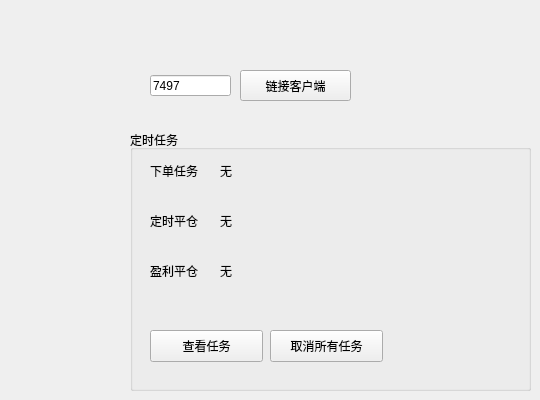
    <widget class="QWidget" name="tab1">
     <attribute name="title">
      <string>连接客户端</string>
     </attribute>
     <widget class="QPushButton" name="btnConnect">
      <property name="geometry">
       <rect>
        <x>240</x>
        <y>70</y>
        <width>111</width>
        <height>31</height>
       </rect>
      </property>
      <property name="text">
       <string>链接客户端</string>
      </property>
     </widget>
     <widget class="QLineEdit" name="inputPort">
      <property name="geometry">
       <rect>
        <x>150</x>
        <y>75</y>
        <width>81</width>
        <height>21</height>
       </rect>
      </property>
      <property name="text">
       <string>7497</string>
      </property>
     </widget>
     <widget class="QGroupBox" name="groupBox_2">
      <property name="geometry">
       <rect>
        <x>130</x>
        <y>130</y>
        <width>401</width>
        <height>261</height>
       </rect>
      </property>
      <property name="title">
       <string>定时任务</string>
      </property>
      <widget class="QLabel" name="label_17">
       <property name="geometry">
        <rect>
         <x>20</x>
         <y>30</y>
         <width>61</width>
         <height>21</height>
        </rect>
       </property>
       <property name="text">
        <string>下单任务</string>
       </property>
      </widget>
      <widget class="QPushButton" name="btn_cancel_all_schedule">
       <property name="geometry">
        <rect>
         <x>140</x>
         <y>200</y>
         <width>113</width>
         <height>32</height>
        </rect>
       </property>
       <property name="text">
        <string>取消所有任务</string>
       </property>
      </widget>
      <widget class="QLabel" name="label_18">
       <property name="geometry">
        <rect>
         <x>20</x>
         <y>80</y>
         <width>61</width>
         <height>21</height>
        </rect>
       </property>
       <property name="text">
        <string>定时平仓</string>
       </property>
      </widget>
      <widget class="QLabel" name="label_schedule_open_summary">
       <property name="geometry">
        <rect>
         <x>90</x>
         <y>30</y>
         <width>291</width>
         <height>21</height>
        </rect>
       </property>
       <property name="text">
        <string>无</string>
       </property>
      </widget>
      <widget class="QLabel" name="label_schedule_close_summary">
       <property name="geometry">
        <rect>
         <x>90</x>
         <y>80</y>
         <width>291</width>
         <height>21</height>
        </rect>
       </property>
       <property name="text">
        <string>无</string>
       </property>
      </widget>
      <widget class="QPushButton" name="btn_get_all_schedule">
       <property name="geometry">
        <rect>
         <x>20</x>
         <y>200</y>
         <width>113</width>
         <height>32</height>
        </rect>
       </property>
       <property name="text">
        <string>查看任务</string>
       </property>
      </widget>
      <widget class="QLabel" name="label_schedule_close_summary_2">
       <property name="geometry">
        <rect>
         <x>90</x>
         <y>130</y>
         <width>291</width>
         <height>21</height>
        </rect>
       </property>
       <property name="text">
        <string>无</string>
       </property>
      </widget>
      <widget class="QLabel" name="label_19">
       <property name="geometry">
        <rect>
         <x>20</x>
         <y>130</y>
         <width>61</width>
         <height>21</height>
        </rect>
       </property>
       <property name="text">
        <string>盈利平仓</string>
       </property>
      </widget>
     </widget>
    </widget>
